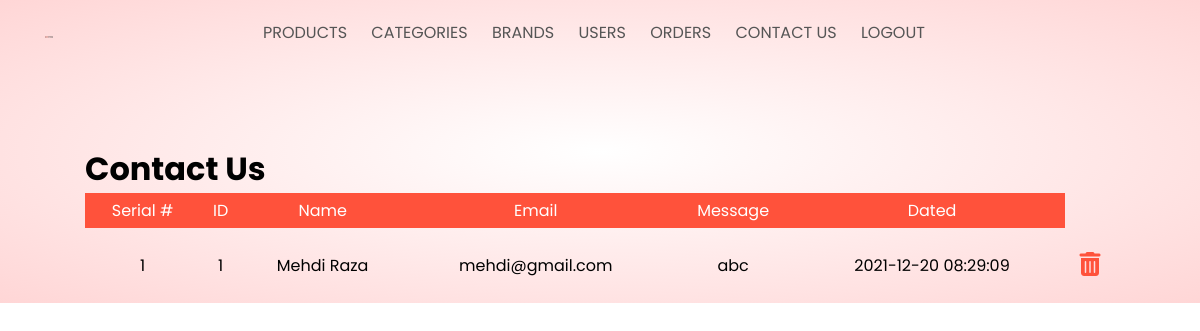
The app's page /Project/admin/contact_us.php (signed in) with its own data.
### tables this page shows
CREATE TABLE `contact` (
  `id` int(11) NOT NULL,
  `name` varchar(255) NOT NULL,
  `email` varchar(255) NOT NULL,
  `message` text NOT NULL,
  `dated` datetime NOT NULL
);

### Project/admin/contact_us.php (the view, shortened to what this page needs)
<?php
require('header.php');
$res = mysqli_query($con, "select * from contact order by id");
?>
<div class="small-conatiner cart-page">
               <div class="card-body">
                  <h1 class="box-title">Contact Us</h1>
               </div>
                     <table class="table ">
                        <thead>
                           <tr>
                              <th class="serial">Serial #</th>
                              <th>ID</th>
                              <th>Name</th>
                              <th>Email</th>
                              <th>Message</th>
                              <th>Dated</th>
                           </tr>
                        </thead>
                        <tbody>
                           <?php
                           $i = 1;
                           while($row = mysqli_fetch_assoc($res)){?>
                           <tr>
                                <td class="serial" style="padding: 1.5625rem;"><?php echo $i ?></td>
                                <td><?php echo $row['id'] ?></td>
                                <td><?php echo $row['name'] ?></td>
                                <td><?php echo $row['email'] ?></td>
                                <td><?php echo $row['message'] ?></td>
                                <td><?php echo $row['dated'] ?></td>
                                <?php
                                echo "<td><a href = '?type=delete&id=".$row['id']."'><i class='fas fa-trash-alt fa-2x'></i></a></td>";
                                ++$i;
                                } ?>
                            </tr>
                        </tbody>
                     </table>
                  </div>
               </div>
            </div>

### Project/style.css (style rules this page uses)
* { margin: 0; padding: 0; box-sizing: border-box; }
a { text-decoration: none; color: #555; }
.small-conatiner { max-width: 67.5rem; margin: auto; padding-left: 1.5625rem; padding-right: 1.5625rem; }
.cart-page { margin: 5rem auto; }
table { width:100%; border-collapse: collapse; }
th { text-align: center; padding: 0.3125rem; color: #fff; background: #ff523b; font-weight: normal; }
td { text-align: center; padding: 0.625rem 0.3125rem; }
td a { color: #ff523b; font-size: 0.75rem; }

### records on screen
contact: id "1", name "Mehdi Raza", email "mehdi@gmail.com", message "abc", dated "2021-12-20 08:29:09"
